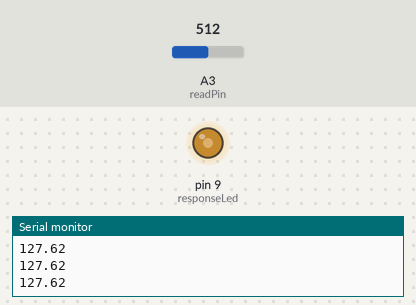
The sketch below on a simulated Arduino Uno, built with avr-gcc and run on an emulated ATmega328P. On the bench: output pins drawn as LEDs (lit = HIGH), the last lines printed to the serial monitor. Inputs (shaded band) come from the test bench; at power-on: A3 (readPin) = 512.

Above: at 1.2 s.
1.3 s: A3 (readPin) set to 306
At 1.6 s:
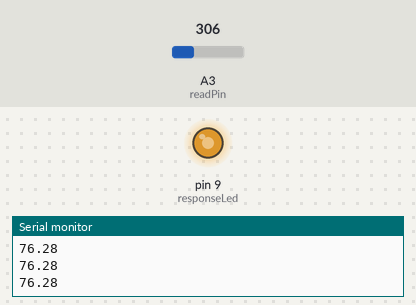
2.8 s: A3 (readPin) set to 122
At 3.4 s:
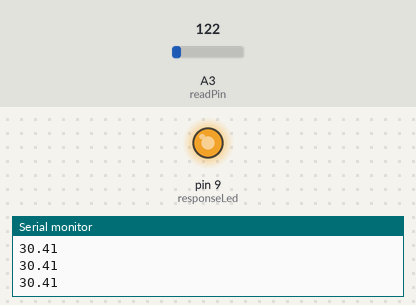
4.3 s: A3 (readPin) set to 900
At 4.6 s:
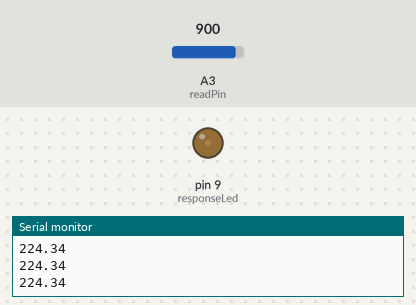
5.8 s: A3 (readPin) set to 1023
At 6.4 s:
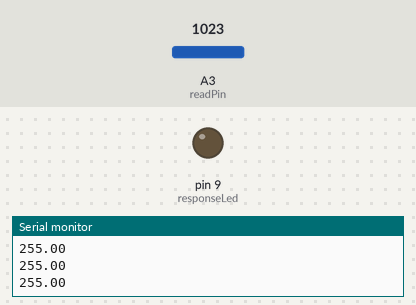
7.3 s: A3 (readPin) set to 511
At 8.2 s:
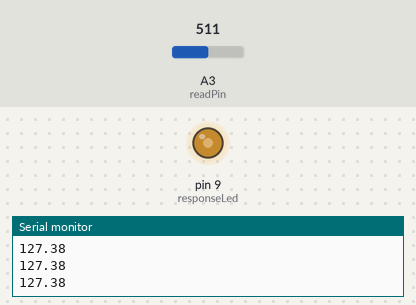
Timing chart, 0 to 9.8 s (numbered marks = the images above; inputs shaded):
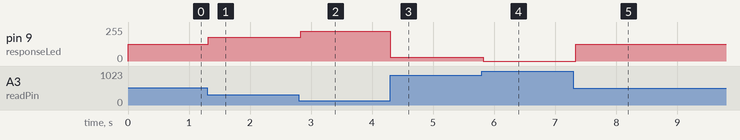

The sketch:

twoDiodes.ino
```cpp
int readPin = A3;
int responseLed = 9;
int delayTime = 50;
float V2 = 0;
int readVal;

void setup(){
    pinMode(readPin, INPUT);
    pinMode(responseLed, OUTPUT);
    Serial.begin(115200);
}
void loop(){
    readVal = analogRead(readPin);
    V2 = (255./1023.)*readVal;
    Serial.println(V2);
    analogWrite(responseLed,255-V2);
    delay(delayTime);
}
```

Measured:
- after the input at 1.3 s, pin 9 (responseLed): 127/255 → 178/255 at once
- after the input at 2.8 s, pin 9 (responseLed): 178/255 → 224/255 at once
- after the input at 4.3 s, pin 9 (responseLed): 224/255 → 30/255 at once
- after the input at 5.8 s, pin 9 (responseLed): 30/255 → 0/255 at once
- after the input at 7.3 s, pin 9 (responseLed): 0/255 → 127/255 at once
